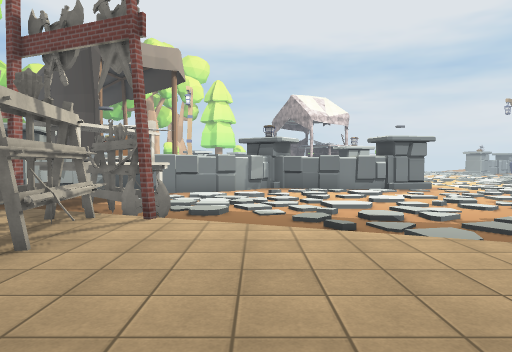
[1] (above)

21 first-person views from a walk through a 3-D level made in the Unity game engine. The camera is 1.5 m above the floor, tilts 2° down and sees 70° across. The floor is counted in squares, 1.8 m on a side. Each view is taken from the middle of a square. On the plan, view 1 faces up. The plan holds only what a view shows up to about 12 squares ahead; the rest is blank. The place goes on beyond the plan. The player is left out. Some animated figures are left out. Some surface patterns are stand-ins.

[2]
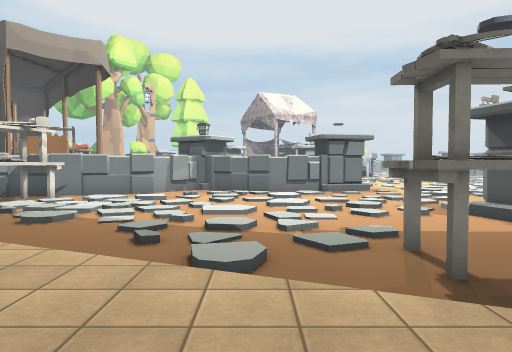

[3]
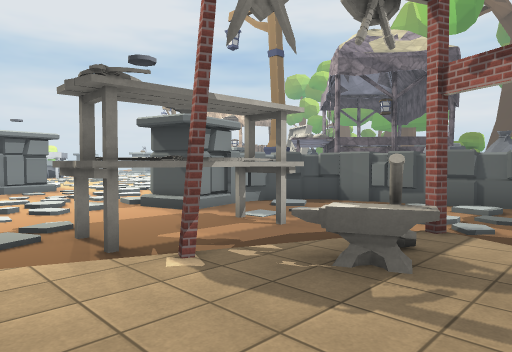

[4]
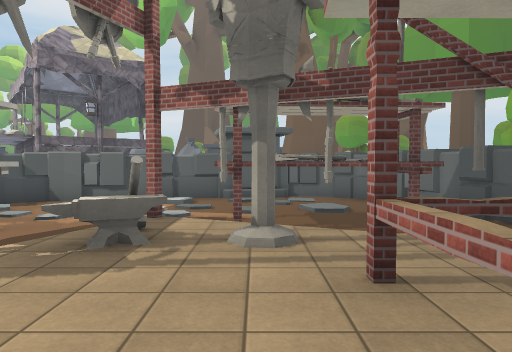

[5]
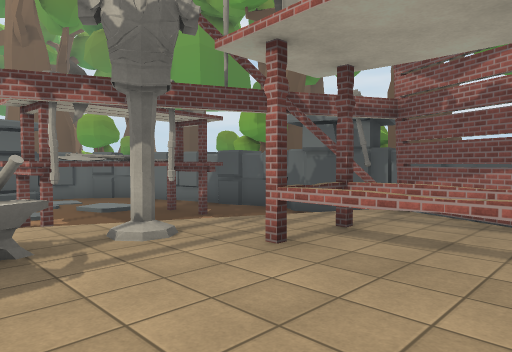

[6]
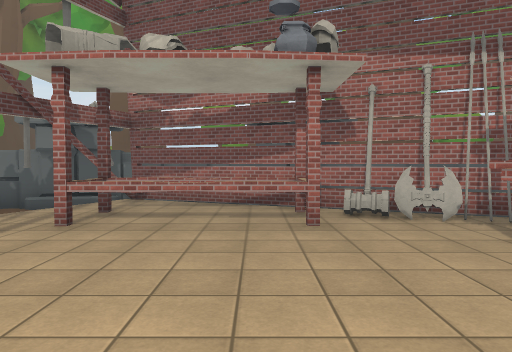

[7]
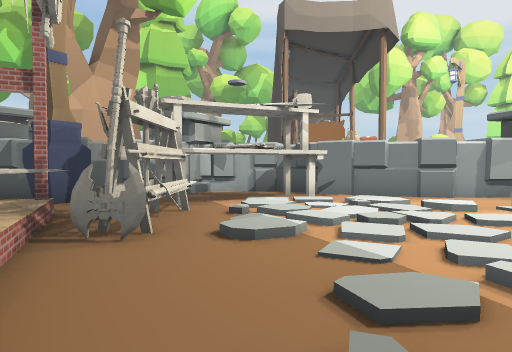

[8]
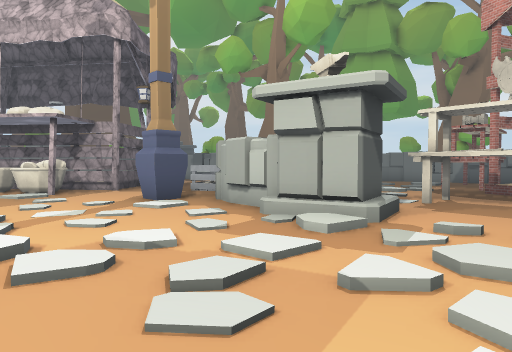

[9]
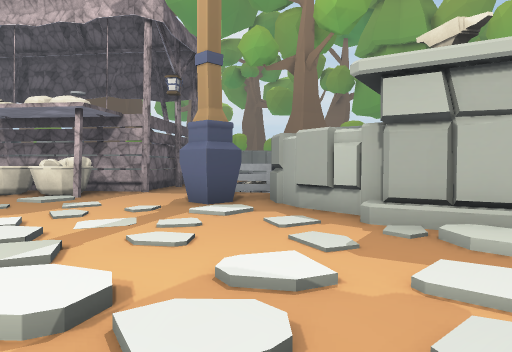

[10]
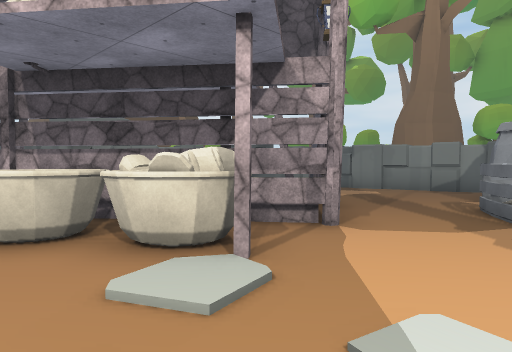

[11]
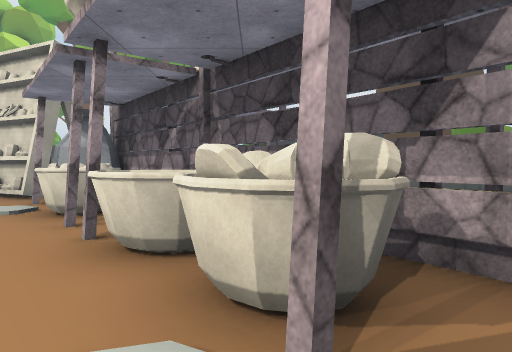

[12]
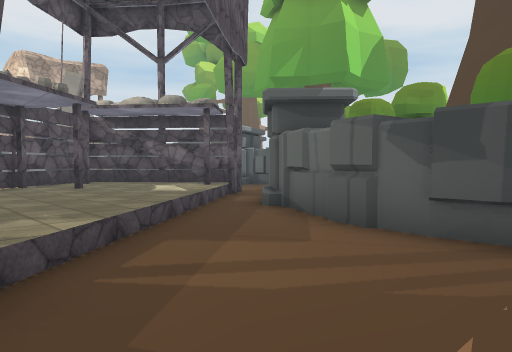

[13]
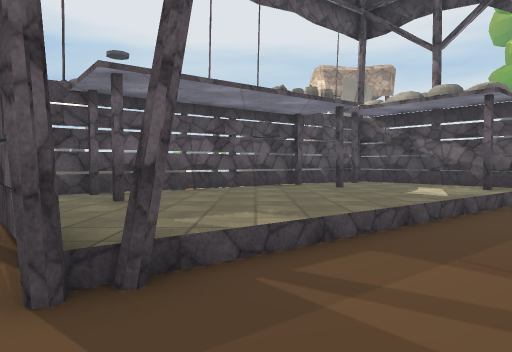

[14]
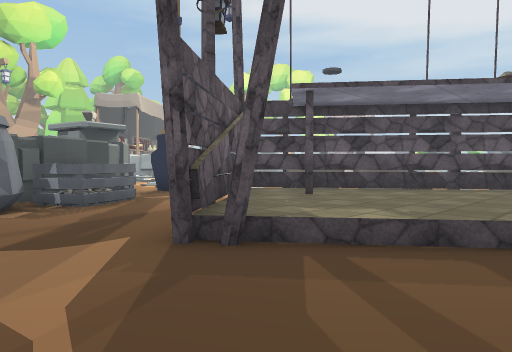

[15]
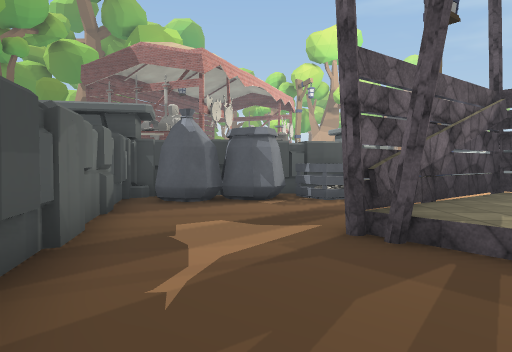

[16]
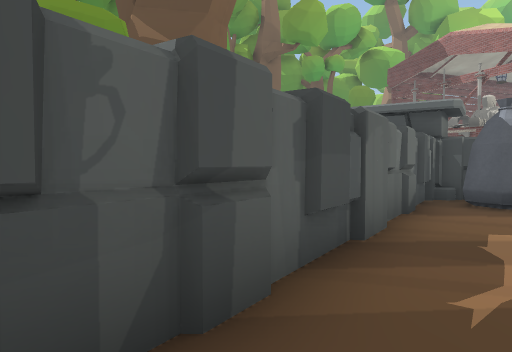

[17]
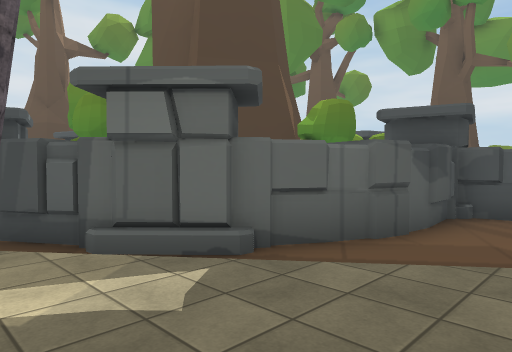

[18]
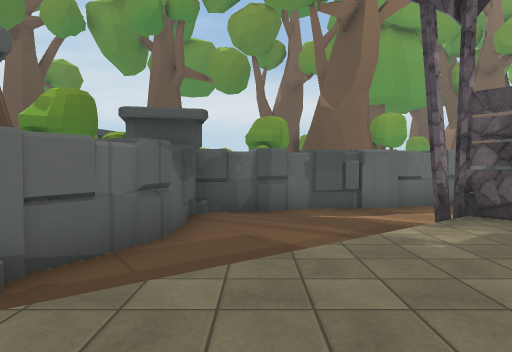

[19]
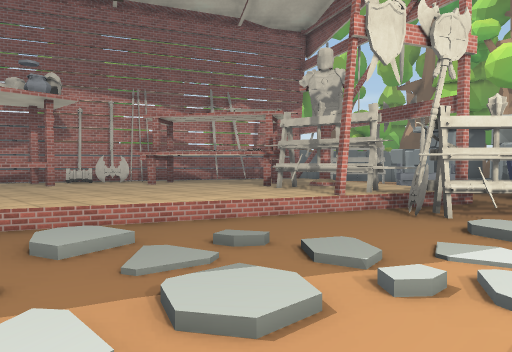

[20]
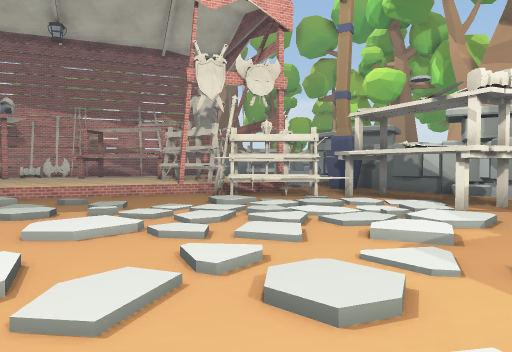

[21]
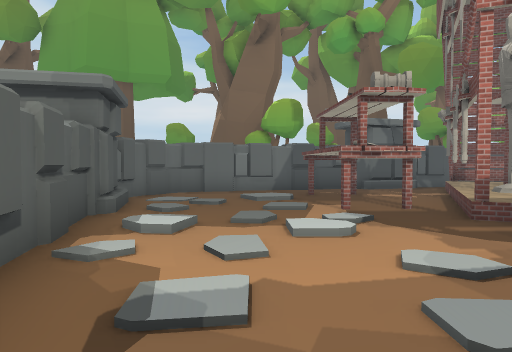

### Floor plan
Key: @ floor where view 1 was taken; # wall or solid block; . main floor; : floor 0.25 m higher than the main floor; + floor 0.5 m higher than the main floor; / step, stairs or slope; = window, fence, low wall or low ledge; ^ raised ledge; O other object.
Columns run from 7 left of view 1 to 28 right of it. Each row starts with its distance up from view 1.
 14   ####.... .......        ..OOO##
 13 ###O.....:.:..............##O#+###
 12 #...O:.:.................OO##+#++##
 11 #..........:............OOO#+++++###
 10 #....:.......:.:.........#+++++++/.#
  9 #.O##....:.....OO...#...##+++++///##
  8 ##.###:........OO###....###+++/./OO
  7 ##.##O.............##.O..##++/..# O
  6   ####.........O....##O...##/...#
  5    #O++/..:.O..O....##O.........# O
  4    ##++++//....O....##OO........# O
  3     #++++++/#........#OO........OOO
  2     ##+++++++O/#...:.#OO...##### OO
  1      ##++++++O+.#....O######      O
  0      ##@+++++O+#.....OO
 -1      #O+#^=^#+.......#
 -2      ##O#+=+#/....:..#
 -3      ######++/..#....#
 -4          ####.....####
 -5             #OO####
 -6    O       ##OO
 -7    O
 -8 OO       OO OOO         O
 -9  O        O OOOO        O
-10               O

Where each view was taken, in squares from view 1:
view 1: 0 up, 0 right, facing up
view 2: 1 up, 3 right, facing up
view 3: 0 up, 3 right, facing up-right
view 4: 0 up, 2 right, facing right
view 5: 2 up, 2 right, facing down-right
view 6: 4 up, 2 right, facing down
view 7: 5 up, 2 right, facing up-left
view 8: 14 up, 5 right, facing down-right
view 9: 14 up, 7 right, facing down-right
view 10: 13 up, 14 right, facing down-right
view 11: 11 up, 15 right, facing right
view 12: 3 up, 20 right, facing up-right
view 13: 3 up, 21 right, facing up
view 14: 3 up, 23 right, facing up-left
view 15: 4 up, 24 right, facing left
view 16: 4 up, 24 right, facing down-left
view 17: 11 up, 22 right, facing down-right
view 18: 11 up, 23 right, facing down
view 19: 9 up, 4 right, facing down-left
view 20: 14 up, 4 right, facing down-left
view 21: 7 up, 11 right, facing down
